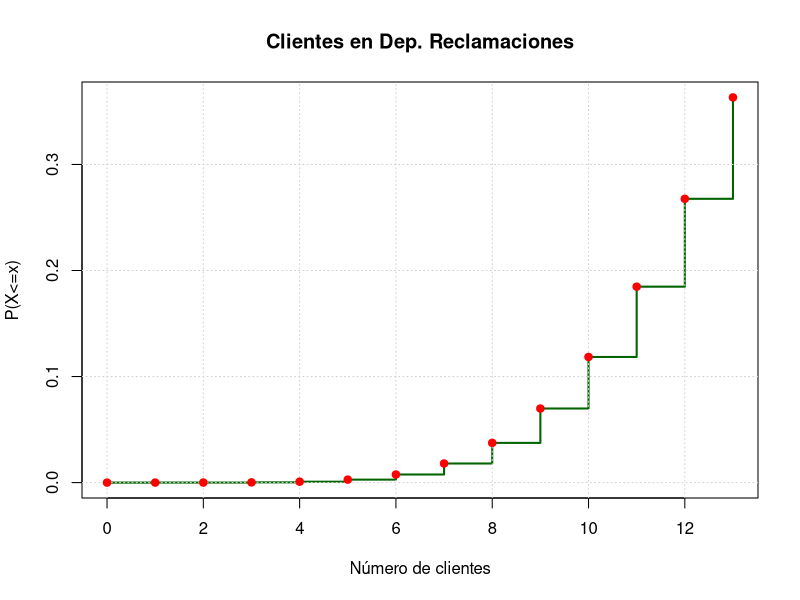
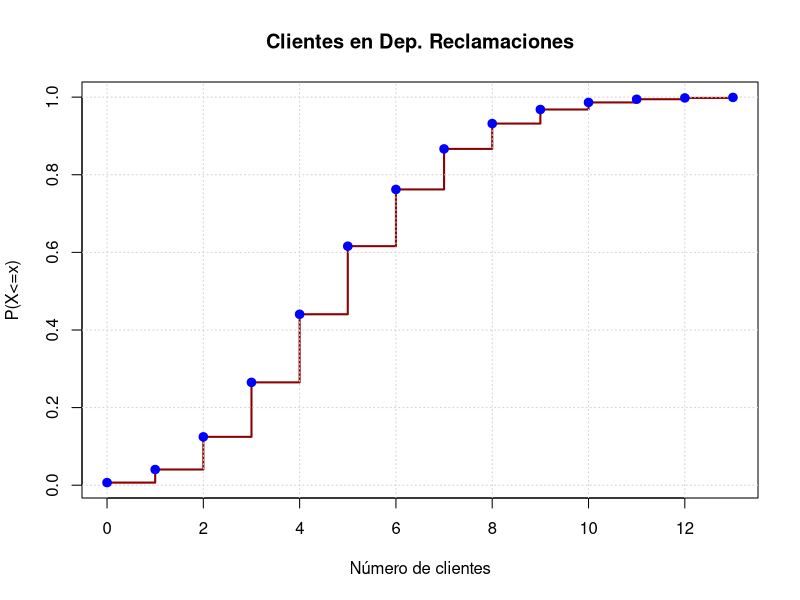

These charts were generated, in order, by the following R code:
## ---- chunk 1
knitr::opts_chunk$set(echo = TRUE)
## ---- chunk 2
setwd(".")
library(knitr)
## ---- chunk 3
# P(x > 10) = 1 - P(x=<10)
# x=10 
# ??t=15 ya que 60/20=3
ppois(10,15)
1-ppois(10,15)
## ---- chunk 4
# Como solo nos dice menor que 5 incluimos el valor nulo (ningún cliente)
# P(x<5) = P(0)+P(1)+P(2)+P(3)+P(4)
sum(dpois(0:4,5))
ppois(0:4,5,lower.tail = TRUE)
## ---- chunk 5
# Sabemos que dos horas es lo mismo que dos periodos de 60 min, o lo que es lo mismo
# 120 minutos. Así, como nuestro promedio inicial era cada 20 min, 120/20= 6 y 5*6=30.
# La media de llegadas de clientes en dos horas es 30.
## ---- chunk 6
# Gráfico distribución del primer apartado
x<-0:13
plot(x,ppois(x,15), xlab="Número de clientes",
     ylab="P(X<=x)",type= "s", col="darkgreen", lwd=2,
     main="Clientes en Dep. Reclamaciones")
grid()
points(x,ppois(x,15), pch=19, col="red")

# Gráfico distribución del segundo apartado
plot(x,ppois(x,5), xlab="Número de clientes",
     ylab="P(X<=x)",type= "s", col="darkred", lwd=2,
     main="Clientes en Dep. Reclamaciones")
grid()
points(x,ppois(x,5), pch=19, lwd=2, col="blue")
